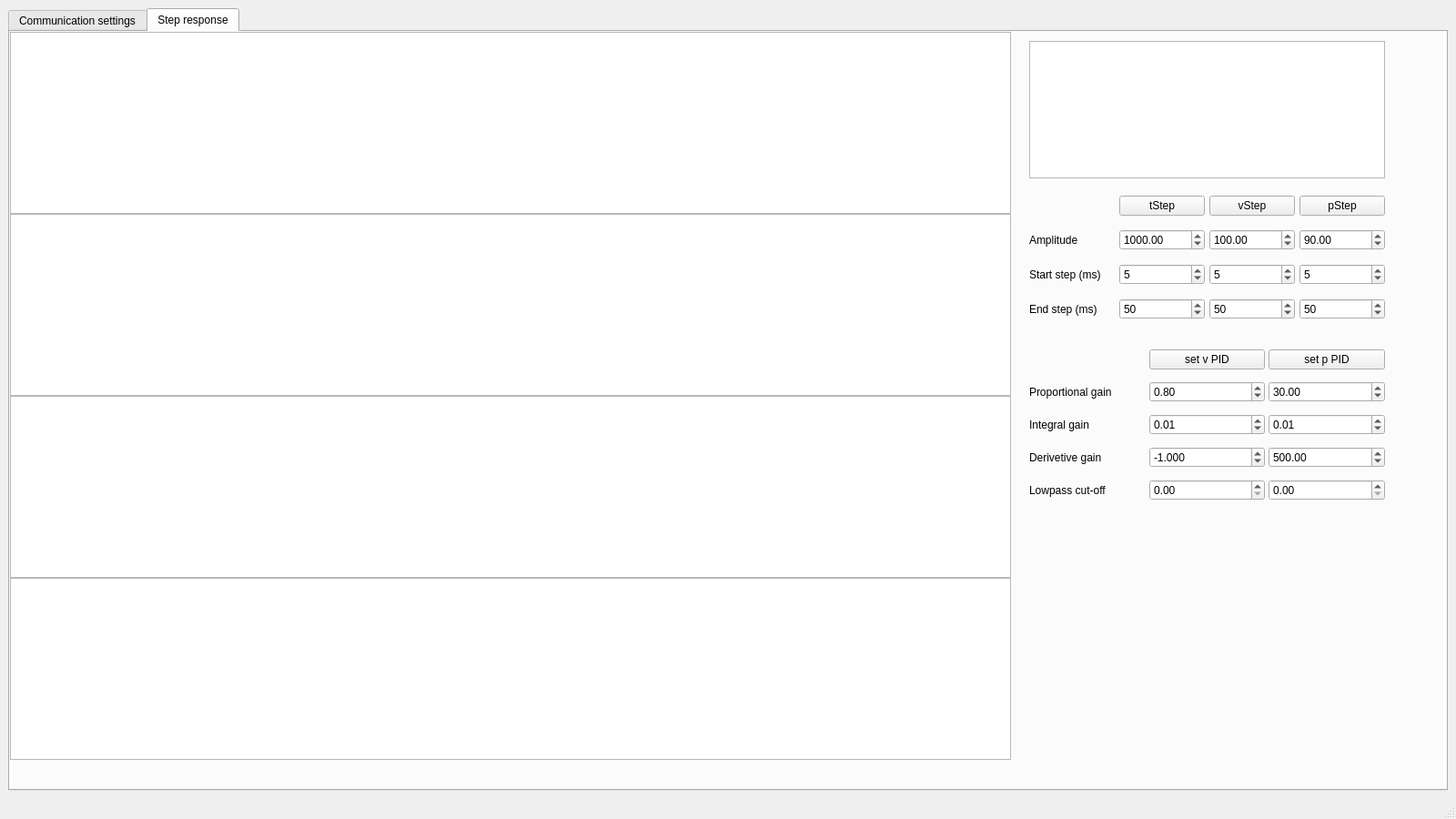
<?xml version="1.0" encoding="UTF-8"?>
<ui version="4.0">
 <author>Tjeerd Hoogendijk</author>
 <class>MechaduinoMainWindow</class>
 <widget class="QMainWindow" name="MechaduinoMainWindow">
  <property name="geometry">
   <rect>
    <x>0</x>
    <y>0</y>
    <width>1600</width>
    <height>900</height>
   </rect>
  </property>
  <property name="sizePolicy">
   <sizepolicy hsizetype="Fixed" vsizetype="Fixed">
    <horstretch>0</horstretch>
    <verstretch>0</verstretch>
   </sizepolicy>
  </property>
  <property name="minimumSize">
   <size>
    <width>1600</width>
    <height>900</height>
   </size>
  </property>
  <property name="maximumSize">
   <size>
    <width>1600</width>
    <height>900</height>
   </size>
  </property>
  <property name="windowTitle">
   <string>Mechaduino tuning</string>
  </property>
  <widget class="QWidget" name="centralwidget">
   <layout class="QVBoxLayout" name="verticalLayout">
    <item>
     <widget class="QTabWidget" name="tabWidgetMain">
      <property name="enabled">
       <bool>true</bool>
      </property>
      <property name="sizePolicy">
       <sizepolicy hsizetype="Expanding" vsizetype="Expanding">
        <horstretch>0</horstretch>
        <verstretch>0</verstretch>
       </sizepolicy>
      </property>
      <property name="currentIndex">
       <number>1</number>
      </property>
      <widget class="QWidget" name="ComSettings">
       <attribute name="title">
        <string>Communication settings</string>
       </attribute>
       <widget class="QLabel" name="label_2">
        <property name="geometry">
         <rect>
          <x>10</x>
          <y>7</y>
          <width>929</width>
          <height>17</height>
         </rect>
        </property>
        <property name="text">
         <string>Serial port mechaduino</string>
        </property>
       </widget>
       <widget class="QComboBox" name="comboBoxSerialPort">
        <property name="geometry">
         <rect>
          <x>10</x>
          <y>30</y>
          <width>929</width>
          <height>33</height>
         </rect>
        </property>
       </widget>
       <widget class="QPushButton" name="ConnectMechaduino">
        <property name="geometry">
         <rect>
          <x>10</x>
          <y>70</y>
          <width>85</width>
          <height>27</height>
         </rect>
        </property>
        <property name="text">
         <string>Connect</string>
        </property>
       </widget>
       <widget class="QTextBrowser" name="textBrowserComStatus">
        <property name="geometry">
         <rect>
          <x>10</x>
          <y>110</y>
          <width>929</width>
          <height>551</height>
         </rect>
        </property>
       </widget>
      </widget>
      <widget class="QWidget" name="tab">
       <attribute name="title">
        <string>Step response</string>
       </attribute>
       <widget class="PlotWidget" name="GraphTorque">
        <property name="geometry">
         <rect>
          <x>0</x>
          <y>0</y>
          <width>1100</width>
          <height>200</height>
         </rect>
        </property>
       </widget>
       <widget class="QWidget" name="layoutWidget">
        <property name="geometry">
         <rect>
          <x>1120</x>
          <y>340</y>
          <width>391</width>
          <height>184</height>
         </rect>
        </property>
        <layout class="QGridLayout" name="gridLayout_2">
         <property name="spacing">
          <number>4</number>
         </property>
         <item row="0" column="2">
          <widget class="QPushButton" name="setGainspPID">
           <property name="text">
            <string>set p PID</string>
           </property>
          </widget>
         </item>
         <item row="2" column="0">
          <widget class="QLabel" name="label_6">
           <property name="text">
            <string>Integral gain</string>
           </property>
          </widget>
         </item>
         <item row="1" column="2">
          <widget class="QDoubleSpinBox" name="pKpGain">
           <property name="maximum">
            <double>100.000000000000000</double>
           </property>
           <property name="value">
            <double>30.000000000000000</double>
           </property>
          </widget>
         </item>
         <item row="1" column="0">
          <widget class="QLabel" name="label_5">
           <property name="text">
            <string>Proportional gain</string>
           </property>
          </widget>
         </item>
         <item row="0" column="1">
          <widget class="QPushButton" name="setGainsvPID">
           <property name="text">
            <string>set v PID</string>
           </property>
          </widget>
         </item>
         <item row="1" column="1">
          <widget class="QDoubleSpinBox" name="vKpGain">
           <property name="value">
            <double>0.800000000000000</double>
           </property>
          </widget>
         </item>
         <item row="3" column="0">
          <widget class="QLabel" name="label_7">
           <property name="text">
            <string>Derivetive gain</string>
           </property>
          </widget>
         </item>
         <item row="4" column="0">
          <widget class="QLabel" name="label_9">
           <property name="text">
            <string>Lowpass cut-off</string>
           </property>
          </widget>
         </item>
         <item row="2" column="2">
          <widget class="QDoubleSpinBox" name="pKiGain">
           <property name="maximum">
            <double>10.000000000000000</double>
           </property>
           <property name="value">
            <double>0.010000000000000</double>
           </property>
          </widget>
         </item>
         <item row="3" column="2">
          <widget class="QDoubleSpinBox" name="pKdGain">
           <property name="maximum">
            <double>1000.000000000000000</double>
           </property>
           <property name="value">
            <double>500.000000000000000</double>
           </property>
          </widget>
         </item>
         <item row="2" column="1">
          <widget class="QDoubleSpinBox" name="vKiGain">
           <property name="value">
            <double>0.010000000000000</double>
           </property>
          </widget>
         </item>
         <item row="3" column="1">
          <widget class="QDoubleSpinBox" name="vKdGain">
           <property name="decimals">
            <number>3</number>
           </property>
           <property name="minimum">
            <double>-100.000000000000000</double>
           </property>
           <property name="maximum">
            <double>100.000000000000000</double>
           </property>
           <property name="value">
            <double>-1.000000000000000</double>
           </property>
          </widget>
         </item>
         <item row="4" column="2">
          <widget class="QDoubleSpinBox" name="doubleSpinBox_14"/>
         </item>
         <item row="4" column="1">
          <widget class="QDoubleSpinBox" name="doubleSpinBox_13"/>
         </item>
        </layout>
       </widget>
       <widget class="QWidget" name="layoutWidget">
        <property name="geometry">
         <rect>
          <x>1120</x>
          <y>170</y>
          <width>391</width>
          <height>157</height>
         </rect>
        </property>
        <layout class="QGridLayout" name="gridLayout">
         <property name="spacing">
          <number>5</number>
         </property>
         <item row="0" column="3">
          <widget class="QPushButton" name="do_pStep">
           <property name="text">
            <string>pStep</string>
           </property>
          </widget>
         </item>
         <item row="1" column="0">
          <widget class="QLabel" name="label">
           <property name="text">
            <string>Amplitude</string>
           </property>
          </widget>
         </item>
         <item row="0" column="2">
          <widget class="QPushButton" name="do_vStep">
           <property name="text">
            <string>vStep</string>
           </property>
          </widget>
         </item>
         <item row="1" column="1">
          <widget class="QDoubleSpinBox" name="tStepAmplitude">
           <property name="minimum">
            <double>-2000.000000000000000</double>
           </property>
           <property name="maximum">
            <double>2000.000000000000000</double>
           </property>
           <property name="value">
            <double>1000.000000000000000</double>
           </property>
          </widget>
         </item>
         <item row="2" column="0">
          <widget class="QLabel" name="label_3">
           <property name="text">
            <string>Start step (ms)</string>
           </property>
          </widget>
         </item>
         <item row="1" column="3">
          <widget class="QDoubleSpinBox" name="pStepAmplitude">
           <property name="minimum">
            <double>-36000.000000000000000</double>
           </property>
           <property name="maximum">
            <double>36000.000000000000000</double>
           </property>
           <property name="value">
            <double>90.000000000000000</double>
           </property>
          </widget>
         </item>
         <item row="3" column="1">
          <widget class="QSpinBox" name="tStepEnd">
           <property name="maximum">
            <number>1000</number>
           </property>
           <property name="value">
            <number>50</number>
           </property>
          </widget>
         </item>
         <item row="0" column="1">
          <widget class="QPushButton" name="do_tStep">
           <property name="text">
            <string>tStep</string>
           </property>
          </widget>
         </item>
         <item row="2" column="1">
          <widget class="QSpinBox" name="tStepStart">
           <property name="maximum">
            <number>1000</number>
           </property>
           <property name="value">
            <number>5</number>
           </property>
          </widget>
         </item>
         <item row="1" column="2">
          <widget class="QDoubleSpinBox" name="vStepAmplitude">
           <property name="minimum">
            <double>-1000.000000000000000</double>
           </property>
           <property name="maximum">
            <double>1000.000000000000000</double>
           </property>
           <property name="value">
            <double>100.000000000000000</double>
           </property>
          </widget>
         </item>
         <item row="3" column="0">
          <widget class="QLabel" name="label_4">
           <property name="text">
            <string>End step (ms)</string>
           </property>
          </widget>
         </item>
         <item row="3" column="2">
          <widget class="QSpinBox" name="vStepEnd">
           <property name="maximum">
            <number>1000</number>
           </property>
           <property name="value">
            <number>50</number>
           </property>
          </widget>
         </item>
         <item row="3" column="3">
          <widget class="QSpinBox" name="pStepEnd">
           <property name="maximum">
            <number>1000</number>
           </property>
           <property name="value">
            <number>50</number>
           </property>
          </widget>
         </item>
         <item row="2" column="2">
          <widget class="QSpinBox" name="vStepStart">
           <property name="maximum">
            <number>1000</number>
           </property>
           <property name="value">
            <number>5</number>
           </property>
          </widget>
         </item>
         <item row="2" column="3">
          <widget class="QSpinBox" name="pStepStart">
           <property name="maximum">
            <number>1000</number>
           </property>
           <property name="value">
            <number>5</number>
           </property>
          </widget>
         </item>
        </layout>
       </widget>
       <widget class="QTextBrowser" name="textBrowserStepInfo">
        <property name="geometry">
         <rect>
          <x>1120</x>
          <y>10</y>
          <width>391</width>
          <height>151</height>
         </rect>
        </property>
       </widget>
       <widget class="PlotWidget" name="GraphVelocity">
        <property name="geometry">
         <rect>
          <x>0</x>
          <y>200</y>
          <width>1100</width>
          <height>200</height>
         </rect>
        </property>
       </widget>
       <widget class="PlotWidget" name="GraphPosition">
        <property name="geometry">
         <rect>
          <x>0</x>
          <y>400</y>
          <width>1100</width>
          <height>200</height>
         </rect>
        </property>
       </widget>
       <widget class="PlotWidget" name="GraphError">
        <property name="geometry">
         <rect>
          <x>0</x>
          <y>600</y>
          <width>1100</width>
          <height>200</height>
         </rect>
        </property>
       </widget>
      </widget>
     </widget>
    </item>
   </layout>
  </widget>
  <widget class="QMenuBar" name="menubar">
   <property name="geometry">
    <rect>
     <x>0</x>
     <y>0</y>
     <width>1600</width>
     <height>27</height>
    </rect>
   </property>
  </widget>
  <widget class="QStatusBar" name="statusbar"/>
  <action name="actionDf">
   <property name="text">
    <string>df</string>
   </property>
  </action>
  <action name="actionNew">
   <property name="text">
    <string>New</string>
   </property>
  </action>
  <action name="actionLog">
   <property name="text">
    <string>Log</string>
   </property>
  </action>
  <action name="actionLog_2">
   <property name="text">
    <string>Log</string>
   </property>
  </action>
  <action name="actionInition_table">
   <property name="text">
    <string>Inition table</string>
   </property>
  </action>
  <action name="actionSave">
   <property name="text">
    <string>Save</string>
   </property>
  </action>
  <action name="actionSave_as">
   <property name="text">
    <string>Save as</string>
   </property>
  </action>
  <action name="actionOpen_project">
   <property name="text">
    <string>Open log</string>
   </property>
  </action>
  <action name="actionNew_project">
   <property name="text">
    <string>New log</string>
   </property>
  </action>
  <action name="actionClose_project">
   <property name="text">
    <string>Close log</string>
   </property>
  </action>
  <action name="actionLoad_tune">
   <property name="text">
    <string>Load log</string>
   </property>
  </action>
  <action name="actionSave_tune">
   <property name="text">
    <string>Save settings</string>
   </property>
  </action>
  <action name="actionSave_Tune_as">
   <property name="text">
    <string>Save log as</string>
   </property>
  </action>
  <action name="actionExit">
   <property name="text">
    <string>Exit</string>
   </property>
  </action>
  <action name="actionStart_Logging">
   <property name="text">
    <string>Start Logging</string>
   </property>
  </action>
  <action name="actionStop">
   <property name="text">
    <string>Stop</string>
   </property>
  </action>
  <action name="actionSettings">
   <property name="text">
    <string>Settings</string>
   </property>
  </action>
  <action name="actionSafe_Project">
   <property name="text">
    <string>Safe log</string>
   </property>
  </action>
  <action name="actionSave_Project_as">
   <property name="text">
    <string>Save log as</string>
   </property>
  </action>
  <action name="actionOpen_settings">
   <property name="text">
    <string>Open settings</string>
   </property>
  </action>
 </widget>
 <customwidgets>
  <customwidget>
   <class>PlotWidget</class>
   <extends>QGraphicsView</extends>
   <header>pyqtgraph</header>
  </customwidget>
 </customwidgets>
 <resources/>
 <connections/>
</ui>
